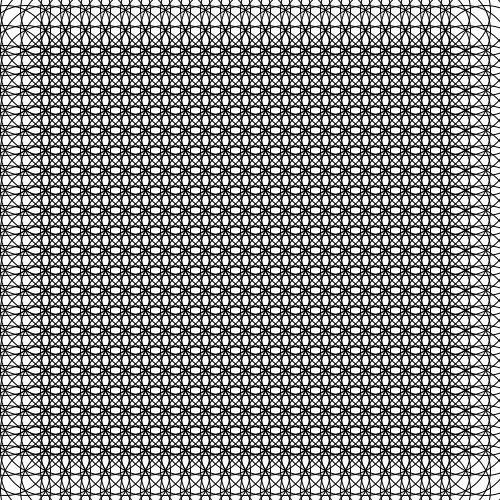
Frame 1 (no input)
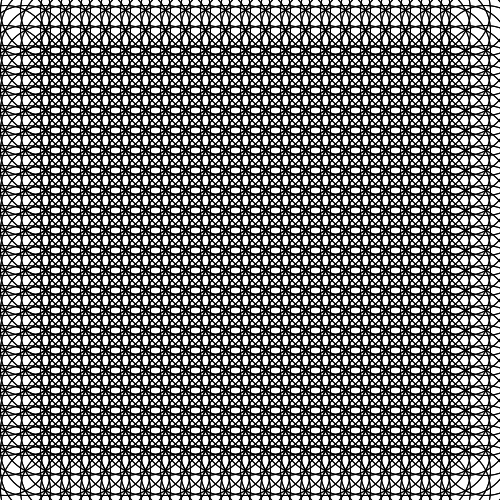
Frame 2 (the mouse pressed at the canvas centre, redrawn once)

The Processing sketch that drew these frames (run headless with seeded random() and noise(); the mouse was pressed at the canvas centre and the sketch redrawn once):

// Processing sketch: processing_81521
// ── processing_81521.pde

void setup ()
{
size(500,500);
background(255);
stroke(0);
noFill();
smooth();
}


void draw()
{  
for (int posX=5;posX < width;posX=posX+20)
{
  for (int posY=10;posY < height; posY=posY+20)
  {

  ellipse(posX,posY,90,90);
  }
}
  noLoop();

} 
